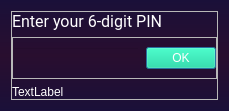
<?xml version="1.0" encoding="UTF-8"?>
<ui version="4.0">
 <class>PINDialog</class>
 <widget class="QDialog" name="PINDialog">
  <property name="geometry">
   <rect>
    <x>0</x>
    <y>0</y>
    <width>229</width>
    <height>110</height>
   </rect>
  </property>
  <property name="windowTitle">
   <string>PIN</string>
  </property>
  <property name="windowIcon">
   <iconset resource="resource.qrc">
    <normaloff>:/icon/logo.ico</normaloff>:/icon/logo.ico</iconset>
  </property>
  <property name="styleSheet">
   <string notr="true">#PINDialog {background-color: qlineargradient(x1:0 y1:0, x2:0 y2:1, stop:0 rgb(26, 16, 57), stop:0.5 rgb(41, 14, 47), stop:1 rgb(26, 16, 57))}</string>
  </property>
  <layout class="QVBoxLayout" name="verticalLayout">
   <property name="spacing">
    <number>0</number>
   </property>
   <item alignment="Qt::AlignVCenter">
    <widget class="QFrame" name="PINValidationFrame">
     <property name="styleSheet">
      <string notr="true">color: white;
font-family: &quot;Roboto&quot;, sans-serif;</string>
     </property>
     <property name="frameShape">
      <enum>QFrame::StyledPanel</enum>
     </property>
     <property name="frameShadow">
      <enum>QFrame::Raised</enum>
     </property>
     <layout class="QVBoxLayout" name="verticalLayout_4">
      <property name="leftMargin">
       <number>0</number>
      </property>
      <property name="topMargin">
       <number>0</number>
      </property>
      <property name="rightMargin">
       <number>0</number>
      </property>
      <property name="bottomMargin">
       <number>0</number>
      </property>
      <item>
       <widget class="QLabel" name="label">
        <property name="sizePolicy">
         <sizepolicy hsizetype="Preferred" vsizetype="Fixed">
          <horstretch>0</horstretch>
          <verstretch>0</verstretch>
         </sizepolicy>
        </property>
        <property name="font">
         <font>
          <family>Roboto</family>
          <pointsize>12</pointsize>
         </font>
        </property>
        <property name="text">
         <string>Enter your 6-digit PIN</string>
        </property>
       </widget>
      </item>
      <item alignment="Qt::AlignVCenter">
       <widget class="QFrame" name="PINFrame">
        <property name="frameShape">
         <enum>QFrame::StyledPanel</enum>
        </property>
        <property name="frameShadow">
         <enum>QFrame::Raised</enum>
        </property>
        <layout class="QHBoxLayout" name="horizontalLayout_7">
         <property name="leftMargin">
          <number>0</number>
         </property>
         <property name="rightMargin">
          <number>0</number>
         </property>
         <item>
          <widget class="QLineEdit" name="PIN_line">
           <property name="styleSheet">
            <string notr="true">background-color: transparent;</string>
           </property>
          </widget>
         </item>
         <item>
          <widget class="QPushButton" name="PIN_btn">
           <property name="styleSheet">
            <string notr="true">QPushButton{
padding: 3px 25px 3px 25px;
background-color: #00d991;
}

QPushButton:hover{
background: #00fca8;
}
</string>
           </property>
           <property name="text">
            <string>OK</string>
           </property>
          </widget>
         </item>
        </layout>
       </widget>
      </item>
      <item alignment="Qt::AlignTop">
       <widget class="QLabel" name="PIN_hint_lbl">
        <property name="sizePolicy">
         <sizepolicy hsizetype="Preferred" vsizetype="Fixed">
          <horstretch>0</horstretch>
          <verstretch>0</verstretch>
         </sizepolicy>
        </property>
        <property name="text">
         <string>TextLabel</string>
        </property>
       </widget>
      </item>
     </layout>
    </widget>
   </item>
  </layout>
 </widget>
 <resources>
  <include location="resource.qrc"/>
 </resources>
 <connections/>
</ui>
